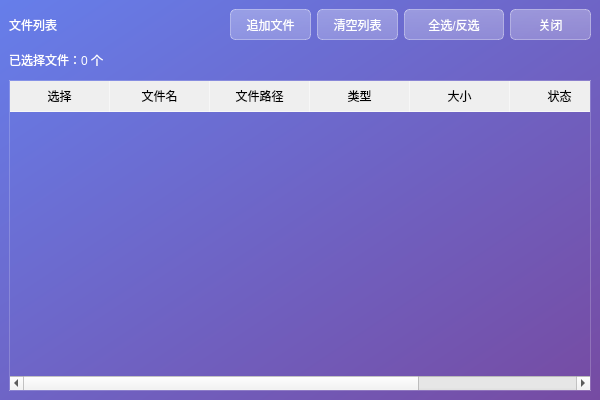
<?xml version="1.0" encoding="UTF-8"?>
<ui version="4.0">
 <class>BatchFileList</class>
 <widget class="QMainWindow" name="BatchFileList">
  <property name="windowModality">
   <enum>Qt::NonModal</enum>
  </property>
  <property name="geometry">
   <rect>
    <x>0</x>
    <y>0</y>
    <width>600</width>
    <height>400</height>
   </rect>
  </property>
  <property name="minimumSize">
   <size>
    <width>600</width>
    <height>400</height>
   </size>
  </property>
  <property name="maximumSize">
   <size>
    <width>800</width>
    <height>600</height>
   </size>
  </property>
  <property name="mouseTracking">
   <bool>false</bool>
  </property>
  <property name="acceptDrops">
   <bool>false</bool>
  </property>
  <property name="windowIcon">
   <iconset>
    <normaloff>../../../../CsharpProject/20250218_com.wxy.toutiao/Resources/favicon.ico</normaloff>../../../../CsharpProject/20250218_com.wxy.toutiao/Resources/favicon.ico</iconset>
  </property>
  <property name="styleSheet">
   <string>QWidget#BatchFileList {
    background: qlineargradient(x1:0, y1:0, x2:1, y2:1, stop:0 #667eea, stop:1 #764ba2);
    border-radius: 5px;
}

QWidget#centralWidget {
    background: transparent;
    border-radius: 5px;
}

QLabel {
    color: white; 
}

QLabel#memoryRate {
    color: white;
    background: rgba(255, 255, 255, 15);
    border-radius: 5px;
    padding: 0px 10px 0px 0px;
    font-size: 12px;
}

QTextEdit {
    background: rgba(255, 255, 255, 90);
    border: 1px solid rgba(255, 255, 255, 50);
    border-radius: 5px;
    padding: 8px;
    color: #333;
    font-size: 12px;
}

QTextEdit:focus {
    border: 1px solid rgba(255, 255, 255, 150);
    background: rgba(255, 255, 255, 95);
}
QComboBox {
    background: rgba(255, 255, 255, 90);
    border: 1px solid rgba(255, 255, 255, 50);
    border-radius: 5px;
    padding: 8px 30px 8px 12px;
    color: #333;
    font-size: 12px; 
}

QComboBox:hover {
    
     background: qlineargradient(x1:0, y1:0, x2:0, y2:1, stop:0 rgba(255, 255, 255, 100), stop:1 rgba(255, 255, 255, 80));
    border: 1px solid rgba(255, 255, 255, 150);
}

QComboBox:focus {
     border: 1px solid rgba(255, 255, 255, 150);
    background: rgba(255, 255, 255, 95);
    outline: none;
}

QComboBox QAbstractItemView {
    background: rgba(255, 255, 255, 0.95);
    border: 1px solid rgba(255, 255, 255, 0.3);
    border-radius: 5px;
    selection-background-color: #4CAF50;
    color: #333;
}


QPushButton {
    background: qlineargradient(x1:0, y1:0, x2:0, y2:1, stop:0 rgba(255, 255, 255, 80), stop:1 rgba(255, 255, 255, 60));
    border: 1px solid rgba(255, 255, 255, 100);
    border-radius: 5px;
    color: white; 
    padding: 8px;
    font-size: 12px;
}

QPushButton:hover {
    background: qlineargradient(x1:0, y1:0, x2:0, y2:1, stop:0 rgba(255, 255, 255, 100), stop:1 rgba(255, 255, 255, 80));
    border: 1px solid rgba(255, 255, 255, 150);
}

QPushButton:pressed {
    background: qlineargradient(x1:0, y1:0, x2:0, y2:1, stop:0 rgba(255, 255, 255, 60), stop:1 rgba(255, 255, 255, 40));
}

QPushButton#pushButton_2 {
    background: qlineargradient(x1:0, y1:0, x2:0, y2:1, stop:0 #4facfe, stop:1 #00f2fe);
    border: 1px solid rgba(79, 172, 254, 150);
    color: white;
}

QPushButton#pushButton_2:hover {
    background: qlineargradient(x1:0, y1:0, x2:0, y2:1, stop:0 #5fbdff, stop:1 #10f3ff);
    border: 1px solid rgba(95, 189, 255, 200);
}

QGroupBox {
    color: white; 
    font-size: 12px;
    border: 1px solid rgba(255, 255, 255, 50);
    border-radius: 5px;
    margin-top: 10px;
    background: rgba(255, 255, 255, 10);
}

QGroupBox::title {
    subcontrol-origin: margin;
    left: 10px;
    padding: 2px 5px 5px 5px;
    background: transparent;
}

QRadioButton {
    color: white;
    spacing: 8px;
    font-size: 12px;
}

QRadioButton::indicator {
    width: 18px;
    height: 18px;
    border-radius: 9px;
    border: 1px solid rgba(255, 255, 255, 100);
    background: rgba(255, 255, 255, 30);
}

QRadioButton::indicator:checked {
    background: qlineargradient(x1:0, y1:0, x2:1, y2:1, stop:0 #4facfe, stop:1 #00f2fe);
    border: 1px solid rgba(79, 172, 254, 150);
}

QRadioButton::indicator:checked:hover {
    background: qlineargradient(x1:0, y1:0, x2:1, y2:1, stop:0 #5fbdff, stop:1 #10f3ff);
}

QProgressBar {
    border: 1px solid rgba(255, 255, 255, 50);
    border-radius: 5px;
    background: rgba(255, 255, 255, 20);
    text-align: center;
    color: white; 
    font-size:8px;
}

QProgressBar::chunk {
    background: qlineargradient(x1:0, y1:0, x2:1, y2:0, stop:0 #4facfe, stop:1 #00f2fe);
    border-radius: 5px;
    margin: 1px;
}</string>
  </property>
  <widget class="QWidget" name="centralWidget">
   <layout class="QVBoxLayout" name="verticalLayout_2">
    <item>
     <layout class="QHBoxLayout" name="detailTitlebar">
      <item>
       <widget class="QLabel" name="detailTitle">
        <property name="minimumSize">
         <size>
          <width>0</width>
          <height>31</height>
         </size>
        </property>
        <property name="text">
         <string>文件列表</string>
        </property>
        <property name="alignment">
         <set>Qt::AlignVCenter</set>
        </property>
       </widget>
      </item>
      <item>
       <spacer name="detailTitle_spacer">
        <property name="orientation">
         <enum>Qt::Horizontal</enum>
        </property>
        <property name="sizeHint" stdset="0">
         <size>
          <width>20</width>
          <height>20</height>
         </size>
        </property>
       </spacer>
      </item>
      <item>
       <layout class="QHBoxLayout" name="detailActions">
        <item>
         <widget class="QPushButton" name="addMoreBtn">
          <property name="minimumSize">
           <size>
            <width>81</width>
            <height>31</height>
           </size>
          </property>
          <property name="maximumSize">
           <size>
            <width>120</width>
            <height>31</height>
           </size>
          </property>
          <property name="text">
           <string>追加文件</string>
          </property>
         </widget>
        </item>
        <item>
         <widget class="QPushButton" name="clearBtn">
          <property name="minimumSize">
           <size>
            <width>81</width>
            <height>31</height>
           </size>
          </property>
          <property name="maximumSize">
           <size>
            <width>120</width>
            <height>31</height>
           </size>
          </property>
          <property name="text">
           <string>清空列表</string>
          </property>
         </widget>
        </item>
        <item>
         <widget class="QPushButton" name="selectAllBtn">
          <property name="minimumSize">
           <size>
            <width>100</width>
            <height>31</height>
           </size>
          </property>
          <property name="maximumSize">
           <size>
            <width>140</width>
            <height>31</height>
           </size>
          </property>
          <property name="text">
           <string>全选/反选</string>
          </property>
         </widget>
        </item>
        <item>
         <widget class="QPushButton" name="closeDetailBtn">
          <property name="minimumSize">
           <size>
            <width>81</width>
            <height>31</height>
           </size>
          </property>
          <property name="maximumSize">
           <size>
            <width>120</width>
            <height>31</height>
           </size>
          </property>
          <property name="text">
           <string>关闭</string>
          </property>
         </widget>
        </item>
       </layout>
      </item>
     </layout>
    </item>
    <item>
     <layout class="QHBoxLayout" name="fileCountBar">
      <item>
       <widget class="QLabel" name="fileCount">
        <property name="minimumSize">
         <size>
          <width>0</width>
          <height>28</height>
         </size>
        </property>
        <property name="text">
         <string>已选择文件：0 个</string>
        </property>
        <property name="alignment">
         <set>Qt::AlignVCenter</set>
        </property>
       </widget>
      </item>
     </layout>
    </item>
    <item>
     <widget class="QTableWidget" name="fileTable">
      <property name="sizePolicy">
       <sizepolicy hsizetype="Expanding" vsizetype="Expanding">
        <horstretch>0</horstretch>
        <verstretch>1</verstretch>
       </sizepolicy>
      </property>
      <property name="styleSheet">
       <string>
         /* 让 fileTable 的文本颜色为白色，并保持透明背景 */
        QTableWidget#fileTable {
            color: white;
            background: transparent;
            border: 1px solid rgba(255, 255, 255, 50);
            gridline-color: rgba(255, 255, 255, 200);  
        }
        QTableWidget#fileTable::item {
            color: white;
            background-color: transparent;
        }
        QTableWidget#fileTable::item:selected { 
            background: rgba(255, 255, 255, 40);
            color: white;
        }

        QHeaderView::section {
            background: transparent;
            color: black;
            border: none;
            padding: 4px; 
            border-right: 1px solid rgba(255, 255, 255, 120);
            border-bottom: 1px solid rgba(255, 255, 255, 120);
        } 
            QHeaderView::section:horizontal {
                background: transparent;
            }
            QHeaderView::section:vertical {
                background: transparent;
            }
        QTableCornerButton::section {
            background: transparent;
            border: none;
            font-weight: normal;   
        }
        QHeaderView {
            font-weight: normal;
        }

      /* 头部容器透明，同时补齐上、左外边线 */
            QTableWidget#fileTable QHeaderView {
                background: transparent;
                background-color: transparent;
                border-top: 1px solid rgba(255, 255, 255, 120);
                border-left: 1px solid rgba(255, 255, 255, 120);
            }

            /* 每个头部分段：右/下边线，用于网格效果 */
            QTableWidget#fileTable QHeaderView::section {
                background: transparent;
                background-color: transparent;
                border: none;
                padding: 4px;
                border-right: 1px solid rgba(255, 255, 255, 120);
                border-bottom: 1px solid rgba(255, 255, 255, 120);
                color: white;
            }

            /* 左上角拐角：补齐四边线，避免缺口 */
            QTableWidget#fileTable QTableCornerButton::section {
                background: transparent;
                background-color: transparent;
                border-top: 1px solid rgba(255, 255, 255, 120);
                border-left: 1px solid rgba(255, 255, 255, 120);
                border-right: 1px solid rgba(255, 255, 255, 120);
                border-bottom: 1px solid rgba(255, 255, 255, 120);
            }
            QTableWidget#fileTable QHeaderView::section:horizontal { background: transparent; }
            QTableWidget#fileTable QHeaderView::section:vertical { background: transparent; }
            QTableWidget#fileTable QTableCornerButton::section {
                background: transparent;
                background-color: transparent;
                border: none;
            }


        </string>
      </property>
      <property name="editTriggers">
       <set>QAbstractItemView::NoEditTriggers</set>
      </property>
      <property name="alternatingRowColors">
       <bool>true</bool>
      </property>
      <property name="selectionMode">
       <enum>QAbstractItemView::ExtendedSelection</enum>
      </property>
      <property name="selectionBehavior">
       <enum>QAbstractItemView::SelectRows</enum>
      </property>
      <property name="showGrid">
       <bool>true</bool>
      </property>
      <property name="rowCount">
       <number>0</number>
      </property>
      <property name="columnCount">
       <number>7</number>
      </property>
      <column>
       <property name="text">
        <string>选择</string>
       </property>
      </column>
      <column>
       <property name="text">
        <string>文件名</string>
       </property>
      </column>
      <column>
       <property name="text">
        <string>文件路径</string>
       </property>
      </column>
      <column>
       <property name="text">
        <string>类型</string>
       </property>
      </column>
      <column>
       <property name="text">
        <string>大小</string>
       </property>
      </column>
      <column>
       <property name="text">
        <string>状态</string>
       </property>
      </column>
      <column>
       <property name="text">
        <string>移除</string>
       </property>
      </column>
     </widget>
    </item>
   </layout>
  </widget>
 </widget>
 <resources/>
 <connections/>
</ui>
